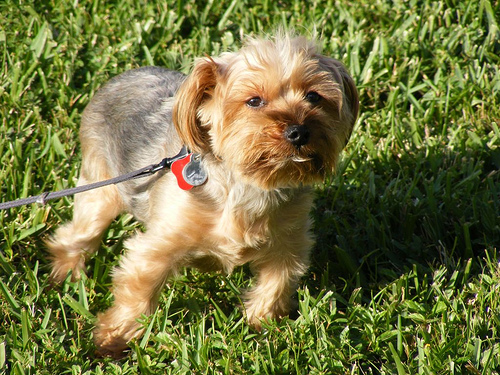
#> input picture resources/yorkshire_terrier.jpg, 500 x 375 px
$ python histogram_test.py
#> lines starting #> are read from the running program, lines starting #| are printed output that depends on the picture
import os
import cv2
import matplotlib.pyplot as plt
import numpy as np

def img2hist(image, channels=None, grayscale=False, pixmin=0, pixmax=255):
    """
    Compute the histogram for specified channels in an image or for grayscale.

    Args:
    image (np.ndarray): OpenCV image in BGR format.
    channels (list[int] | None): List of channel indices to compute histograms for (0=Red, 1=Green, 2=Blue).
    grayscale (bool): If True, computes the histogram for the grayscale version of the image.
    pixmin (int): Minimum pixel value (inclusive).
    pixmax (int): Maximum pixel value (exclusive).

    Returns:
    list[list[float]]: A list of normalized histogram values for each channel:
        - Index 0: Red
        - Index 1: Green
        - Index 2: Blue
        - Index 3: Grayscale
    """
    # Output structure: [R_hist, G_hist, B_hist, Gray_hist]
    out = [[], [], [], []]

    # Clamp pixel value range
    pixmax = max(pixmin, min(pixmax + 1, 256))
    pixmin = max(0, min(pixmin, pixmax))

    # Compute RGB channel histograms if channels are specified
    if channels:
        for channel in channels:
            if channel in [0, 1, 2]:  # Ensure valid channel index
                cvchannel = 2 - channel # RGB to BGR issues -> [0,1,2] to [2,1,0]
                hist = cv2.calcHist([image], [cvchannel], None, [pixmax - pixmin], [pixmin, pixmax])
                hist = cv2.normalize(hist, hist).flatten().tolist()
                out[channel] = hist

    # Compute grayscale histogram if requested
    if grayscale:
        gray_image = cv2.cvtColor(image, cv2.COLOR_BGR2GRAY)
        gray_hist = cv2.calcHist([gray_image], [0], None, [pixmax - pixmin], [pixmin, pixmax])
        gray_hist = cv2.normalize(gray_hist, gray_hist).flatten().tolist()
        out[3] = gray_hist

    return out

def hist2plot(hdata, channels:list=None, grayscale=False, pixmin=0, pixmax=255):
    plt.figure(figsize=(10, 6))

    plt.xlim(pixmin, pixmax)

    if pixmin > 0:
        for i in range(4):
            empty = [0] * pixmin
            hdata[i] = empty + hdata[i]

    # Plot each channel's histogram
    if channels.__contains__(0): plt.plot(hdata[0], color='red',   label='Red Channel')
    if channels.__contains__(1): plt.plot(hdata[1], color='lime', label='Green Channel')
    if channels.__contains__(2): plt.plot(hdata[2], color='blue',  label='Blue Channel')
    if grayscale: plt.plot(hdata[3], color='black', label='GrayScale')

    # Add labels and title
    plt.title('Histogram')
    plt.xlabel('Pixel Intensity')
    plt.ylabel('Frequency')
    plt.legend()
    plt.grid(True)

    # Save the figure to a numpy array
    plt.tight_layout()
    canvas = plt.gca().figure.canvas
    canvas.draw()

    # Convert to numpy array
    img = np.frombuffer(canvas.tostring_rgb(), dtype=np.uint8)
    img = img.reshape(canvas.get_width_height()[::-1] + (3,))

    # Convert to BGR for OpenCV compatibility
    img_bgr = cv2.cvtColor(img, cv2.COLOR_RGB2BGR)

    plt.close()  # Close the plt figure
    return img_bgr

if __name__ == "__main__":
    # Path to your image
    script_dir = os.path.dirname(__file__)
    image_path = "../resources/yorkshire_terrier.jpg"
    relative_path = os.path.join(script_dir, image_path)

    # Load the image
    image = cv2.imread(relative_path)
#> image is the input picture: shape (375, 500, 3); mean B, G, R 64.3, 116.5, 115.3

    if image is None:
        print("Image not found. Check the path!")
    else:
        channels = [0, 1, 2]
        grayscale = True
        pixmin = 0
        pixmax = 255

        # Compute histogram data and visualize it
        hdata = img2hist(image, channels=channels, grayscale=grayscale, pixmin=pixmin, pixmax=pixmax)
#> after the loop in img2hist, `for channel in channels:`: out = 4 items
#> in img2hist, `gray_image = cv2.cvtColor(image, cv2.COLOR_BGR2GRAY)`:
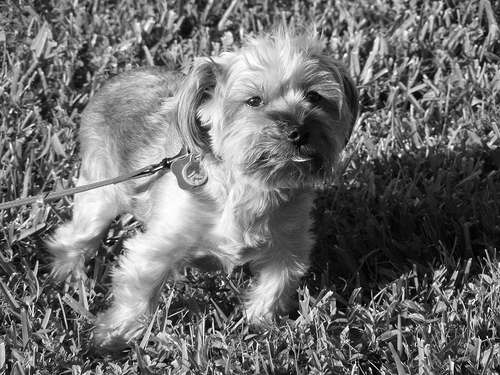
#> gray_image: shape (375, 500); min 0, max 255, mean 110.2
#> in img2hist, `gray_hist = cv2.calcHist([gray_image], [0], None, [pixmax - pixmin], [..`: gray_hist = 256 values, max 1205 at index 27, min 3 at index 255, mean 732.4
#> in img2hist, `gray_hist = cv2.normalize(gray_hist, gray_hist).flatten().tolist()`: gray_hist = 256 values, max 0.0965 at index 27, min 0.00024 at index 255, mean 0.0586
#> hdata = 4 items
        hist_img = hist2plot(hdata, channels=channels, grayscale=grayscale, pixmin=pixmin, pixmax=pixmax)
#> in hist2plot, `img_bgr = cv2.cvtColor(img, cv2.COLOR_RGB2BGR)`:
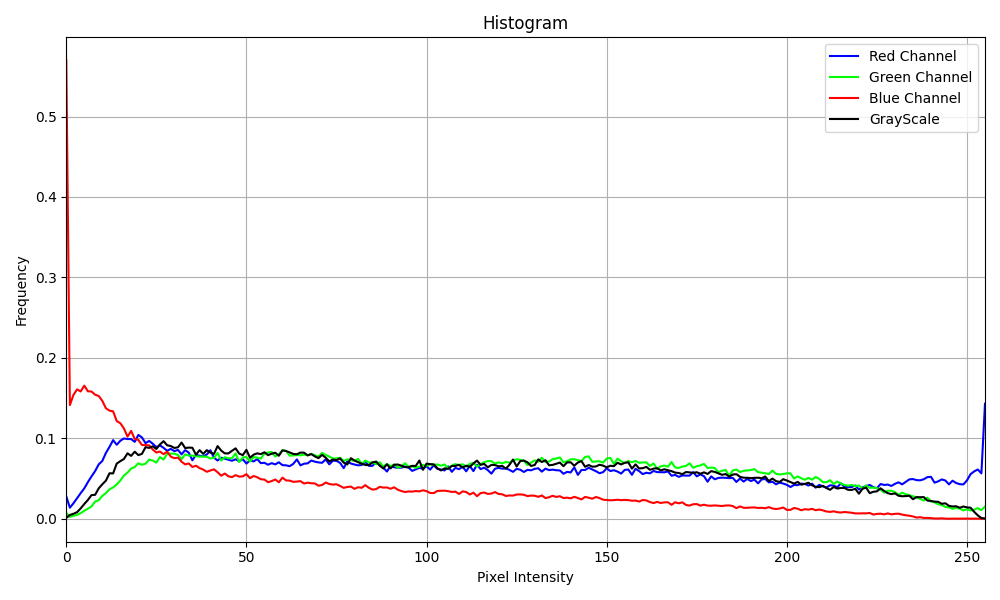
#> img_bgr: shape (600, 1000, 3); mean R, G, B 248.5, 248.2, 248.3
#> in hist2plot, `plt.close()`:
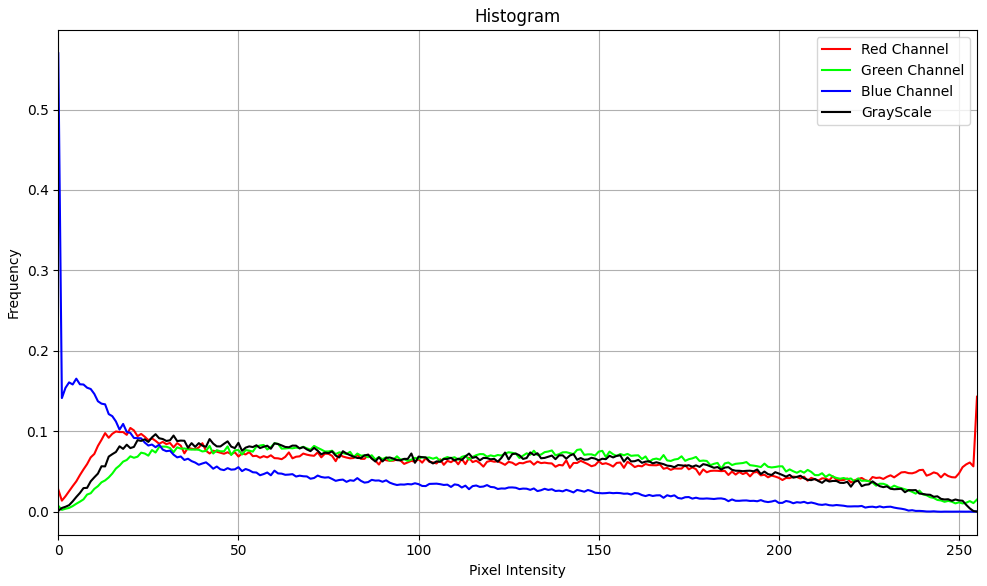
#> figure drawn by matplotlib, 1 panel; curve peaks at x = 255, y = 0.143; curve peaks at x = 60, y = 0.0852; curve peaks at x = 0, y = 0.57

        # Display the original image and histogram
        cv2.imshow("Histogram", hist_img)

        # Wait for key press and close windows
        cv2.waitKey(0)
        cv2.destroyAllWindows()


# [115 lines left out: function test_histogram_reads_nested_boolean_config_values, not called in this run]
